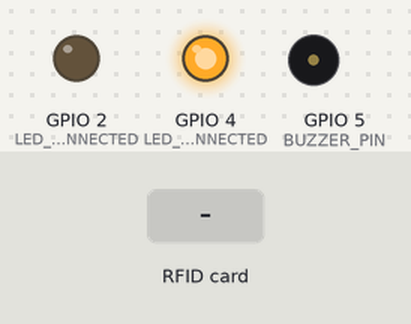
Recording of a sketch running on a simulated ESP8266 (NodeMCU). On the bench: output pins drawn as LEDs (lit = HIGH), buzzer (waves = sounding, pin HIGH). The inputs (shaded band) are chosen by the test bench. WiFi joins after 1.5 s; servers stay silent unless stated; uploads are accepted with an empty reply; what the sketch prints to the serial monitor is not drawn.

Above: at 0.1 s.
At 2.7 s:
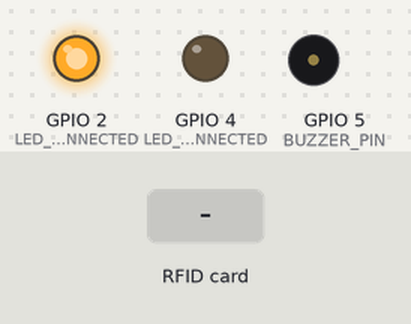
2.8 s: RFID card 5E 7A 19 C4 held to the reader
At 4.3 s:
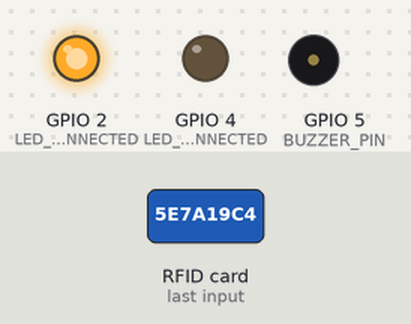
Timing chart, 0 to 5.8 s (numbered marks = the images above; inputs shaded):
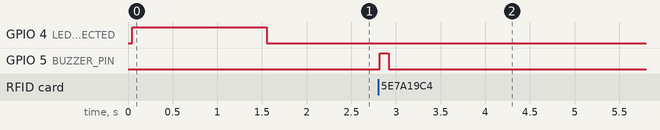

Measured:
- after the input at 2.8 s, GPIO 5 (BUZZER_PIN): LOW → HIGH at once, → LOW 0.10 s later

The sketch:

mrc.ino
```cpp
#include <ESP8266WiFi.h>
#include <ESP8266HTTPClient.h>
#include <SPI.h>
#include <MFRC522.h>

#define SS_PIN 15
#define RST_PIN 0
#define BUZZER_PIN 5
#define LED_DISCONNECTED 4  // D2 (GPIO4) - LED merah untuk WiFi terputus
#define LED_CONNECTED 2     // D4 (GPIO2) - LED hijau untuk WiFi terhubung

MFRC522 mfrc522(SS_PIN, RST_PIN);

// WiFi credentials - Primary
const char* ssid1 = "Server 1";
const char* password1 = "Sebentar202#";

// WiFi credentials - Backup
const char* ssid2 = "Server 5";  // Ganti dengan SSID backup lu
const char* password2 = "Seberntar202";  // Ganti dengan password backup lu

// GANTI IP INI SESUAI DENGAN IP KOMPUTER KAMU (Cek pakai cmd > ipconfig)
const char* serverURL = "http://192.168.100.184/RFID/api/attendance.php";
const char* device_id = "ESP8266-1";

void updateLEDStatus(bool connected) {
  if (connected) {
    digitalWrite(LED_DISCONNECTED, LOW);  // Matikan LED merah
    digitalWrite(LED_CONNECTED, HIGH);    // Nyalakan LED hijau
  } else {
    digitalWrite(LED_DISCONNECTED, HIGH); // Nyalakan LED merah
    digitalWrite(LED_CONNECTED, LOW);     // Matikan LED hijau
  }
}

bool connectToWiFi() {
  Serial.println("\n=== Mencoba koneksi WiFi ===");
  updateLEDStatus(false);  // Set LED ke status disconnected

  // Coba SSID 1 dulu
  Serial.print("Mencoba: ");
  Serial.println(ssid1);
  WiFi.begin(ssid1, password1);

  int attempts = 0;
  while (WiFi.status() != WL_CONNECTED && attempts < 20) {
    delay(500);
    Serial.print(".");
    attempts++;
  }

  if (WiFi.status() == WL_CONNECTED) {
    Serial.println("\nTerkoneksi ke: " + String(ssid1));
    Serial.print("IP ESP8266: ");
    Serial.println(WiFi.localIP());
    updateLEDStatus(true);  // Set LED ke status connected
    return true;
  }

  // Kalau gagal, coba SSID 2
  Serial.println("\nGagal! Mencoba SSID backup...");
  Serial.print("Mencoba: ");
  Serial.println(ssid2);

  WiFi.disconnect();
  delay(1000);
  WiFi.begin(ssid2, password2);

  attempts = 0;
  while (WiFi.status() != WL_CONNECTED && attempts < 20) {
    delay(500);
    Serial.print(".");
    attempts++;
  }

  if (WiFi.status() == WL_CONNECTED) {
    Serial.println("\nTerkoneksi ke: " + String(ssid2));
    Serial.print("IP ESP8266: ");
    Serial.println(WiFi.localIP());
    updateLEDStatus(true);  // Set LED ke status connected
    return true;
  }

  Serial.println("\nGagal koneksi ke semua WiFi!");
  updateLEDStatus(false);  // Set LED ke status disconnected
  return false;
}

void setup() {
  Serial.begin(9600);
  SPI.begin();
  mfrc522.PCD_Init();

  pinMode(BUZZER_PIN, OUTPUT);
  digitalWrite(BUZZER_PIN, LOW);

  // Setup LED pins
  pinMode(LED_DISCONNECTED, OUTPUT);
  pinMode(LED_CONNECTED, OUTPUT);

  // Initial state: disconnected
  updateLEDStatus(false);

  WiFi.mode(WIFI_STA);
  WiFi.setAutoReconnect(true);
  WiFi.persistent(true);

  connectToWiFi();
}

void loop() {
  // Cek koneksi WiFi, kalau putus coba reconnect
  if (WiFi.status() != WL_CONNECTED) {
    Serial.println("WiFi terputus! Mencoba reconnect...");
    updateLEDStatus(false);  // Update LED ke status disconnected
    connectToWiFi();
  }

  if (!mfrc522.PICC_IsNewCardPresent()) return;
  if (!mfrc522.PICC_ReadCardSerial()) return;

  String uid = "";
  for (byte i = 0; i < mfrc522.uid.size; i++) {
    uid += String(mfrc522.uid.uidByte[i] < 0x10 ? "0" : "");
    uid += String(mfrc522.uid.uidByte[i], HEX);
  }
  uid.toUpperCase();

  Serial.print("UID Tag : ");
  Serial.println(uid);

  // Buzzer beep
  digitalWrite(BUZZER_PIN, HIGH);
  delay(100);
  digitalWrite(BUZZER_PIN, LOW);

  if (WiFi.status() == WL_CONNECTED) {
    WiFiClient client;
    HTTPClient http;

    http.begin(client, serverURL);
    http.setTimeout(8000);
    http.addHeader("Content-Type", "application/json");

    String payload = "{\"device_id\":\"" + String(device_id) + "\",\"uid\":\"" + uid + "\"}";
    int httpCode = http.POST(payload);

    if (httpCode > 0) {
      Serial.printf("Data terkirim! (HTTP %d)\n", httpCode);
      Serial.println(http.getString());
    } else {
      Serial.printf("Gagal kirim: %s\n", http.errorToString(httpCode).c_str());
    }

    http.end();
  } else {
    Serial.println("WiFi terputus! Gagal kirim data.");
    updateLEDStatus(false);  // Pastikan LED menunjukkan status disconnected
  }

  delay(500);
  yield();
}
```
